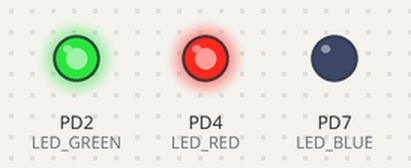
Recording of a program running on a simulated ATmega328P, built with avr-gcc and emulated at 12 MHz. Parts: output pins drawn as LEDs (lit = HIGH). At 0.0 s the program stops and its outputs stay as they are.

Above: at 0.1 s.
Timing chart, 0 to 1.5 s (numbered marks = the images above):
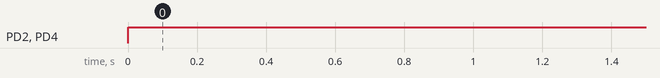

Measured:
- by itself, PD2 (LED_GREEN), PD4 (LED_RED): LOW → HIGH at 0.00 s

The program:

main.cpp
```cpp
/*
 * AVR0.cpp
 *
 * Created: 21.2.2020 11:18:12
 * Author : Juraj
 */

#include "BOARD_AVR.h"

int main(void)
{

	 /************************** nastavenie smeru vyvodov*****************/
    sbi(DDRD, LED_RED);   // nastavenie smeru vyvodu PD4
    sbi(DDRD, LED_GREEN); //PD2
    sbi(DDRD, LED_BLUE);  //PD7
    /************************** teraz zasvietime len modru*****************/
    sbi(PORTD, LED_RED);   // nastavenie hodnoty vyvodu PD4
    sbi(PORTD, LED_GREEN); //PD2
    cbi(PORTD, LED_BLUE);  //PD7

    while (1)
    {
    }
}
```

BOARD_AVR.h
```cpp
/*
 * BOARD_AVR.h
 *
 * Created: 24.1.2020 13:29:45
 *  Author: Juraj
 */


#ifndef BOARD_AVR_H_
#define BOARD_AVR_H_

#ifndef F_CPU
#define F_CPU 12000000UL	/* Define CPU clock Frequency e.g. here its 8MHz */
#endif
#include <avr/io.h>		/* Include AVR std. library file */
#include <util/delay.h>	/* Include delay header file */
#include <inttypes.h>	/* Include integer type header file */
#include <stdlib.h>		/* Include standard library file */
#include <stdio.h>		/* Include standard library file */
#include <avr/interrupt.h>

/********Definicie uživate¾skych makier********************************/
#define sbi(x,y) x |= (1<<y)	//_BV(y)	 //nastav bit     (1<<y)
#define cbi(x,y) x &= ~(1<<y)   //(_BV(y)) //nuluj bit - using bitwise AND operator
#define tbi(x,y) x ^= _BV(y)    //zmen bit - using bitwise XOR operator

/********I2C********************************/
//#define SCL_CLK 20000L		/* Define SCL clock frequency */
//#define BITRATE	((F_CPU/SCL_CLK)-16)/2

/********LED DIODA********************************/
#define LED_BLUE  PORTD7
#define LED_GREEN PORTD2
#define LED_RED   PORTD4
//********************AKU**************************************
#define AKU  PORTB1
//********************USART**************************************
#define TXD PORTD1
#define RXD PORTD0
#define BAUDERATE	9600  //115200	//1200
#define UBRR_VALUE ((F_CPU / (BAUDERATE * 8L)) -1)

//******************MOTOR DRIVER LEFT  *********************************
#define AIN1_D PORTD6		// IN1, IN2  PWM  0  dopredu/brzda
#define AIN2_D PORTD5		//            1  PWM  dopredu/vybeh
#define MSLEEP_C PORTC3		// motor sleep L-SLEEP, H-run

//******************MOTOR DRIVER RIGHT  *********************************
#define BIN1_B PORTB3		// IN1, OC2A
#define BIN2_D PORTD3		// IN2, OC2B

//*******************GYRO a ACC MPU ****************************************
#define MPU_ON  PORTB2		//  L --> ON
#define MPU_SCL PORTC5
#define MPU_SDA PORTC4

//*******************OPTIKA ****************************************
#define OPT_ON PORTB1		//  L --> ON
#define O_RIGHT PORTC2			// ADC channel
#define O_LEFT  PORTC0			// ADC channel
#define O_ZAD   PORTC1			// ADC channel

#define FOTORES	6			// ADC channel

//*******************TLACIDLO ****************************************
#define TL PORTB0		//  L --> ON
//*******************TIMER1****************************************
enum delic_hodin{
	dSTOP,
	d1,
	d8,
	d64,
	d256,
	d1024,
	EXT_F,
	EXT_R
};

enum kanal {
	A,
	B
};

#endif /* BOARD_AVR_H_ */
```
